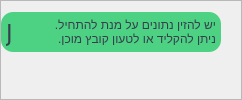
                    <widget class="QFrame" name="f_dig_l_t">
                     <property name="styleSheet">
                      <string notr="true"/>
                     </property>
                     <property name="frameShape">
                      <enum>QFrame::StyledPanel</enum>
                     </property>
                     <property name="frameShadow">
                      <enum>QFrame::Raised</enum>
                     </property>
                     <layout class="QHBoxLayout" name="horizontalLayout_29">
                      <property name="leftMargin">
                       <number>0</number>
                      </property>
                      <property name="rightMargin">
                       <number>20</number>
                      </property>
                      <item alignment="Qt::AlignHCenter|Qt::AlignTop">
                       <widget class="QFrame" name="f_warning">
                        <property name="minimumSize">
                         <size>
                          <width>0</width>
                          <height>0</height>
                         </size>
                        </property>
                        <property name="maximumSize">
                         <size>
                          <width>16777215</width>
                          <height>16777215</height>
                         </size>
                        </property>
                        <property name="styleSheet">
                         <string notr="true">QFrame {
	border-radius: 12px;
	background-color: rgba(9, 198, 85, 180);
}</string>
                        </property>
                        <property name="frameShape">
                         <enum>QFrame::StyledPanel</enum>
                        </property>
                        <property name="frameShadow">
                         <enum>QFrame::Raised</enum>
                        </property>
                        <layout class="QHBoxLayout" name="horizontalLayout_46">
                         <property name="spacing">
                          <number>3</number>
                         </property>
                         <property name="leftMargin">
                          <number>5</number>
                         </property>
                         <property name="topMargin">
                          <number>5</number>
                         </property>
                         <property name="rightMargin">
                          <number>5</number>
                         </property>
                         <property name="bottomMargin">
                          <number>5</number>
                         </property>
                         <item alignment="Qt::AlignLeft|Qt::AlignVCenter">
                          <widget class="QLabel" name="warning_icon">
                           <property name="minimumSize">
                            <size>
                             <width>0</width>
                             <height>0</height>
                            </size>
                           </property>
                           <property name="maximumSize">
                            <size>
                             <width>30</width>
                             <height>30</height>
                            </size>
                           </property>
                           <property name="font">
                            <font>
                             <family>Icons-JUNC-1</family>
                             <pointsize>18</pointsize>
                             <weight>50</weight>
                             <italic>false</italic>
                             <bold>false</bold>
                            </font>
                           </property>
                           <property name="styleSheet">
                            <string notr="true">QLabel#warning_icon {
	font: 18pt &quot;Icons-JUNC-1&quot;;
	background-color: rgba(1, 1, 1,0);
	color: rgb(55, 62, 78);
}</string>
                           </property>
                           <property name="text">
                            <string>J</string>
                           </property>
                           <property name="alignment">
                            <set>Qt::AlignCenter</set>
                           </property>
                          </widget>
                         </item>
                         <item alignment="Qt::AlignLeft">
                          <widget class="QLabel" name="warning_txt">
                           <property name="minimumSize">
                            <size>
                             <width>200</width>
                             <height>0</height>
                            </size>
                           </property>
                           <property name="maximumSize">
                            <size>
                             <width>0</width>
                             <height>16777215</height>
                            </size>
                           </property>
                           <property name="styleSheet">
                            <string notr="true">QLabel#warning_txt {
	background-color: rgba(1, 1, 1,0);
	color: rgb(55, 62, 78);
	font: 10pt &quot;Rubik&quot;;
}
</string>
                           </property>
                           <property name="text">
                            <string>יש להזין נתונים על מנת להתחיל.
ניתן להקליד או לטעון קובץ מוכן.</string>
                           </property>
                           <property name="alignment">
                            <set>Qt::AlignLeading|Qt::AlignLeft|Qt::AlignVCenter</set>
                           </property>
                           <property name="wordWrap">
                            <bool>true</bool>
                           </property>
                           <property name="margin">
                            <number>7</number>
                           </property>
                          </widget>
                         </item>
                        </layout>
                       </widget>
                      </item>
                     </layout>
                    </widget>
